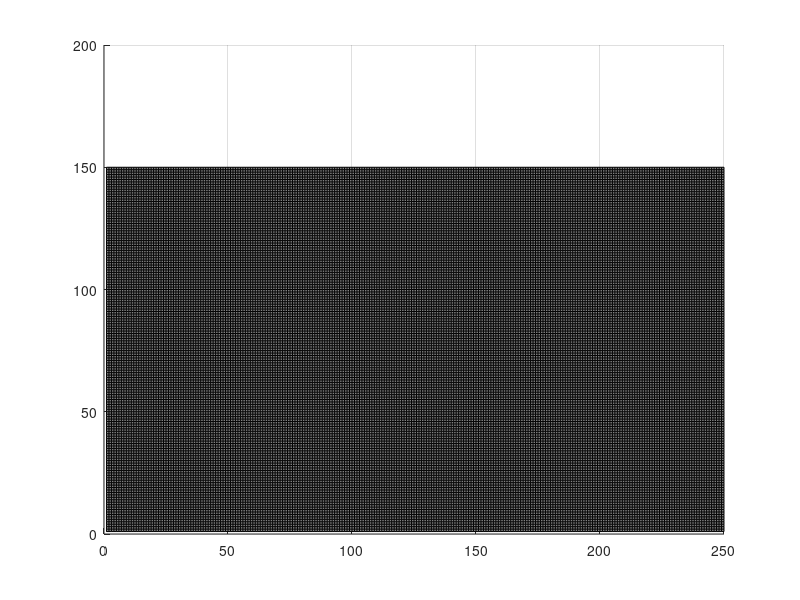

This chart was generated by the following MATLAB code: (Note: this script raises an error after producing the figure.)
clc
clear all
close all

%% GUI
xmax=250;
ymax=150;
MAP=zeros(xmax,ymax);
surf(MAP')
colormap(gray)
view(2)

%%

MAP(173,15:52)=1;
MAP(150:173,15)=1;
MAP(150:173,52)=1;
%% Take User Input and check Position
count = 1;
count2 = 0;

while(count==1)
start_node=input('enter start point as a 1x2 matrix [x,y]: ');
target_node=input('enter end point as a 1x2 matrix [x,y]: ');
resolution=input('enter resolution(default=1): ');
radius=input('enter diameter(default=10): ');
clearance=input('enter clearance(default=0): ');
default={'0 0','250 150','1','10','0'};
% resolution=1;
% start_node=[120,20];
% target_node=[250,150];
% radius=10;
% clearance=0;
mink=(radius/2);
xstart=(floor(start_node(1)/resolution))*resolution;
ystart=(floor(start_node(2)/resolution))*resolution;
r1=rectangle('Position',[xstart ystart resolution resolution]);
r1.FaceColor='green';
r1.EdgeColor='green';
r1.LineWidth=3;
xtarget=(floor(target_node(1)/resolution))*resolution;
ytarget=(floor(target_node(2)/resolution))*resolution;
r2=rectangle('Position',[xtarget ytarget resolution resolution]);
r2.FaceColor='red';
r2.EdgeColor='red';
r2.LineWidth=3;
    if (~(checkposition(xstart,ystart,resolution,mink,clearance)))
        disp('Inavalid Start Point Input');
        count=0;
    elseif(~(checkposition(xtarget,ytarget,resolution,mink,clearance)))
        disp('Inavalid Target Point Input');
        count=0;
    else
        count=0;
        count2=1;
    end
end

%% plot circle
xcentre=190;
ycentre=130;
mink1=mink+15;
t=0:0.01:2*pi;
x=15*cos(t)+xcentre;
y=15*sin(t)+ycentre;
x2=mink1*cos(t)+xcentre;
y2=mink1*sin(t)+ycentre;
drawnow
%plot(x,y)
%plot(x2,y2)
hold on
fill(x2,y2,'b')
fill(x,y,'r')
axis([1 250 1 150])

%% plot ellipse
xcentre2=140;
ycentre2=120;
a=30;
b=12;
mink2=mink+a;
mink3=mink+b;
x3=a*cos(t)+xcentre2;
y3=b*sin(t)+ycentre2;
x4=mink2*cos(t)+xcentre2;
y4=mink3*sin(t)+ycentre2;
drawnow
fill(x4,y4,'b')
fill(x3,y3,'r')

%% plot rectangle
xp1=[50,50,100,100];
yp1=[75,120,120,75];
xp2=[50-mink-clearance,50-mink-clearance,100+mink+clearance,100+mink+clearance];
yp2=[75-mink-clearance,120+mink+clearance,120+mink+clearance,75-mink-clearance];
drawnow
fill(xp2,yp2,'b')
fill(xp1,yp1,'r')
%% plot polygon
xp3=[125,163,170,193,173,150];
yp3=[56,52,90,52,15,15];
xp4=[115.466,158.921,167.466,198.76,175.981,147.193];
yp4=[62.031,57.457,103.843,52.14,10,10];
drawnow
fill(xp4,yp4,'b')
fill(xp3,yp3,'r')
tic
%% Creating Variables

open_list= [xstart,ystart]; 
close_list= [0 0];
explored_nodes=[xstart,ystart];  %all explored nodes
parent_node(:,:,1)=[1 1]; %  parentnode 

open_count=2; % count for open_list
node_count=2; % count for all explored nodes 
parent_count=1;% Initialing parent node count

cost(1)= 0; % c2c of all nodes in open_list
total_c2c=0; % C2c of all possible nodes
cost2come(1)=0; % C2c of all nodes in open_list


%% Implementation
if count2==1
while(~isempty(open_list)) 
    
[~,pos]=min(cost); 
x=open_list(pos,1); 
y=open_list(pos,2); 
[~,parent_count]=ismember([x y],explored_nodes,'rows');
[~,c2ccount]=ismember([x y],open_list,'rows');
if (x==xtarget && y==ytarget)
    break
end

%% Move Right
xy=[x+resolution,y];
count3=1;
[explored_nodes,parent_node,node_count,open_count,open_list,cost,cost2come,total_c2c]=new_node(xy,explored_nodes,close_list,parent_node,xtarget,ytarget,node_count,c2ccount,parent_count,open_count,count3,open_list,cost,cost2come,total_c2c,resolution,xstart,ystart);

%% Move Up
xy=[x,y+resolution];
count3=1;
[explored_nodes,parent_node,node_count,open_count,open_list,cost,cost2come,total_c2c]=new_node(xy,explored_nodes,close_list,parent_node,xtarget,ytarget,node_count,c2ccount,parent_count,open_count,count3,open_list,cost,cost2come,total_c2c,resolution,xstart,ystart);

%% Move Left
xy=[x-resolution,y];
count3=1;
[explored_nodes,parent_node,node_count,open_count,open_list,cost,cost2come,total_c2c]=new_node(xy,explored_nodes,close_list,parent_node,xtarget,ytarget,node_count,c2ccount,parent_count,open_count,count3,open_list,cost,cost2come,total_c2c,resolution,xstart,ystart);

%% Move Down
xy=[x,y-resolution];
count3=1;
[explored_nodes,parent_node,node_count,open_count,open_list,cost,cost2come,total_c2c]=new_node(xy,explored_nodes,close_list,parent_node,xtarget,ytarget,node_count,c2ccount,parent_count,open_count,count3,open_list,cost,cost2come,total_c2c,resolution,xstart,ystart);

%% Move Up Right
xy=[x+resolution,y+resolution];
count3=0;
[explored_nodes,parent_node,node_count,open_count,open_list,cost,cost2come,total_c2c]=new_node(xy,explored_nodes,close_list,parent_node,xtarget,ytarget,node_count,c2ccount,parent_count,open_count,count3,open_list,cost,cost2come,total_c2c,resolution,xstart,ystart);

%% Move Up Left
xy=[x-resolution,y+resolution];
count3=0;
[explored_nodes,parent_node,node_count,open_count,open_list,cost,cost2come,total_c2c]=new_node(xy,explored_nodes,close_list,parent_node,xtarget,ytarget,node_count,c2ccount,parent_count,open_count,count3,open_list,cost,cost2come,total_c2c,resolution,xstart,ystart);

%% Move Down Left
xy=[x-resolution,y-resolution];
count3=0;
[explored_nodes,parent_node,node_count,open_count,open_list,cost,cost2come,total_c2c]=new_node(xy,explored_nodes,close_list,parent_node,xtarget,ytarget,node_count,c2ccount,parent_count,open_count,count3,open_list,cost,cost2come,total_c2c,resolution,xstart,ystart);

%% Move Down Right
xy=[x+resolution,y-resolution];
count3=0;
[explored_nodes,parent_node,node_count,open_count,open_list,cost,cost2come,total_c2c]=new_node(xy,explored_nodes,close_list,parent_node,xtarget,ytarget,node_count,c2ccount,parent_count,open_count,count3,open_list,cost,cost2come,total_c2c,resolution,xstart,ystart);

%% Popping out Current Node out of open list
open_list(pos,:)=[];
cost2come(pos)=[];
cost(pos)=[];
open_count=open_count-1;
%% Adding the popped out node in close list
close_list= [x y;close_list];

end
end
%% Back Tracking the parent node to find the path
if count2==1
finish=0;
[~, node_countfinal]= ismember([xtarget,ytarget],explored_nodes,'rows');
node_count=node_countfinal;
position_final=explored_nodes(node_count,:);
hold on
while(finish==0)
    parent_count= parent_node(1,2,parent_count);
    position_final= explored_nodes(parent_count,:);
    if(position_final(1)==xstart && position_final(2)==ystart)
        finish=1;
    end
    rectangle('Position',[position_final(1) position_final(2) resolution resolution ], 'FaceColor','green','EdgeColor','g','LineWidth',2); %% Plotting explored Nodes.
    pause(0.002);

end
end
toc